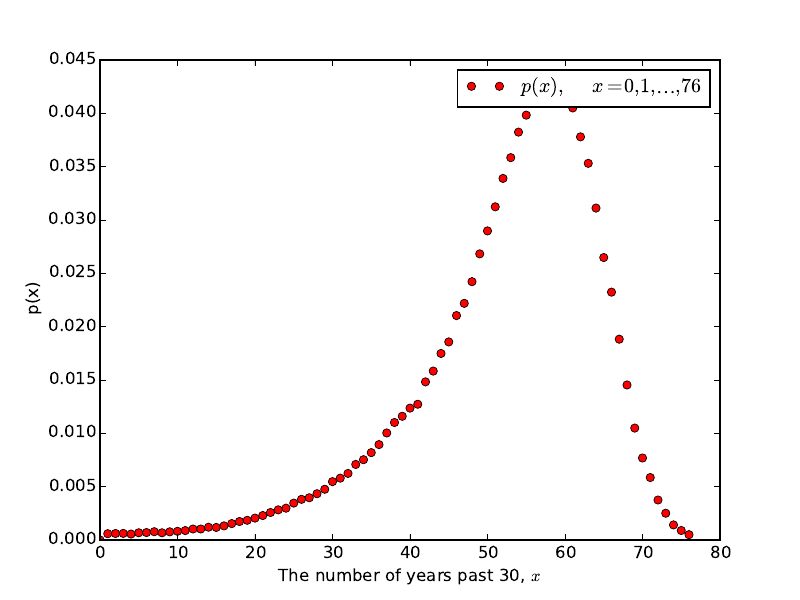

Write the Python code that produced this figure.
# A small python script for calculating the point
# probability in problem 2, first mandatory assignment
# STK1100, V15 UiO.

import matplotlib.pyplot as plt

# Reading data file
age = []
death_prob = []
year_offset = 30
with open("dodelighet-oblig1.txt", 'r') as data_file:
  data_file.next()
  for line in data_file:
    age.append(int(line.split()[0]))
    death_prob.append(float(line.split()[1])/1000)

def S(x):
  prob_of_living = 1
  for y in range(0, x):
    prob_of_living *= (1 - death_prob[y + year_offset])
  return prob_of_living

def p(x):
  return (1 - S(x)) - (1-S(x-1))

def E_hx():
  return 1000000*sum([p(x)/(1.03**x) for x in range(0, 34)])

def E_gx():
  return (sum([p(x) for x in range(0, 77)]) - sum([(1/1.03)**(x+1)*p(x) for x in range(0, 34)])- sum([(1/1.03)**(34+1)*p(x) for x in range(34, 77)]))/(1 - 1/1.03)

point_prob = []
for x in range(76+1):
  point_prob.append(p(x))

plt.plot(range(0, 77), point_prob, 'ro')
plt.legend(["$p(x), \quad x = 0, 1, \ldots, 76$"])
plt.xlabel("The number of years past 30, $x$")
plt.ylabel("p(x)")
plt.savefig("point_probability.pdf", format='pdf')

print "Expected value of payment of compensation E(h(X)): ", E_hx()
print "Expected number of annual payments E(g(X)):        ", E_gx()
